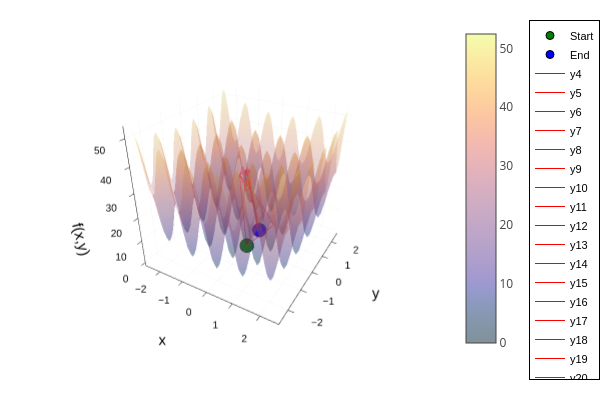
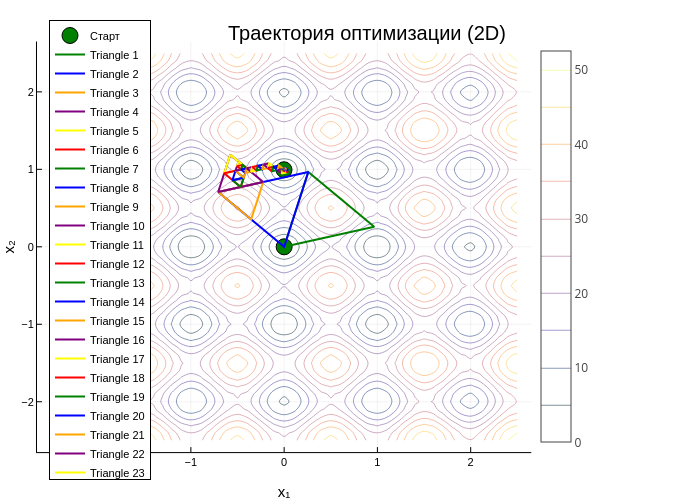

Write notebook code for charts like these, in order.
### Code cell
x = -2.5:0.1:2.5
y = -2.5:0.1:2.5

plt5 = surface(x, y, (x, y) -> f([x, y]), color=:thermal, alpha=0.5, legend=true)

Z = map((a,b) -> f([a,b]), x_coords_nm, y_coords_nm)

for (i, triangle) in enumerate(triangles_nm)
    x1 = [triangle[1][1], triangle[2][1], triangle[3][1], triangle[1][1]]  # Координаты x
    y1 = [triangle[1][2], triangle[2][2], triangle[3][2], triangle[1][2]]  # Координаты y
    z1 = [f([x1[1],y1[1]]),f([x1[2],y1[2]]), f([x1[3],y1[3]]),f([x1[4],y1[4]])]
    plot!(plt5,x1, y1,z1,linecolor=:blue)
end

scatter3d!(plt5, [x0[1]], [x0[2]], [f(x0)], color=:green, label="Start")
scatter3d!(plt5, [res[1]], [res[2]], [f(res)], color=:blue, label="End")

xlabel!(plt5, "x")
ylabel!(plt5, "y")
zlabel!(plt5, "f(x,y)")


plt6 = surface(x, y, (x, y) -> f([x, y]), color=:thermal, alpha=0.5, legend=true)

Z = map((a,b) -> f([a,b]), x_coords_simplex, y_coords_simplex)


scatter3d!(plt6, [x0[1]], [x0[2]], [f(x0)], color=:green, label="Start")
scatter3d!(plt6, [r[1]], [r[2]], [f(r)], color=:blue, label="End")

for (i, triangle) in enumerate(triangles_simplex)
    x1 = [triangle[1][1], triangle[2][1], triangle[3][1], triangle[1][1]]  # Координаты x
    y1 = [triangle[1][2], triangle[2][2], triangle[3][2], triangle[1][2]]  # Координаты y
    z1 = [f([x1[1],y1[1]]),f([x1[2],y1[2]]), f([x1[3],y1[3]]),f([x1[4],y1[4]])]
    plot!(plt6,x1, y1,z1,linecolor=:red)
end

xlabel!(plt6, "x")
ylabel!(plt6, "y")
zlabel!(plt6, "f(x,y)")

plt1 = contour(x, y, (x, y) -> f([x, y]), 
    color=:thermal, 
    levels=20,
    xlabel="x₁", 
    ylabel="x₂",
    title="Траектория оптимизации (2D)",
    legend=:topleft,
    size=(700, 500)
)

colors = [:red, :green, :blue, :orange, :purple, :yellow]

for (i, triangle) in enumerate(triangles_nm)
    x1 = [triangle[1][1], triangle[2][1], triangle[3][1], triangle[1][1]]  # Координаты x
    y1 = [triangle[1][2], triangle[2][2], triangle[3][2], triangle[1][2]]  # Координаты y
    plot!(plt1,x1, y1, color=colors[i % length(colors) + 1], linewidth=2, label="Triangle $i")
end

scatter!(plt1, 
    [x0[1], res[1]], 
    [x0[2], res[2]], 
    color=[:green :blue],
    markersize=8,
    label=["Старт" "Финиш"]
)

plt2 = contour(x, y, (x, y) -> f([x, y]), 
    color=:thermal, 
    levels=20,
    xlabel="x₁", 
    ylabel="x₂",
    title="Траектория оптимизации (2D)",
    legend=:topleft,
    size=(700, 500)
)

colors = [:red, :green, :blue, :orange, :purple, :yellow]

scatter!(plt2, 
    [x0[1], r[1]], 
    [x0[2], r[2]], 
    color=[:green :blue],
    markersize=8,
    label=["Старт" "Финиш"]
)

for (i, triangle) in enumerate(triangles_simplex)
    x1 = [triangle[1][1], triangle[2][1], triangle[3][1], triangle[1][1]]  # Координаты x
    y1 = [triangle[1][2], triangle[2][2], triangle[3][2], triangle[1][2]]  # Координаты y
    plt2 = plot!(x1, y1, color=colors[i % length(colors) + 1], linewidth=2, label="Triangle $i")
end

display(plt6)
display(plt2)
display(plt5)
display(plt1)
